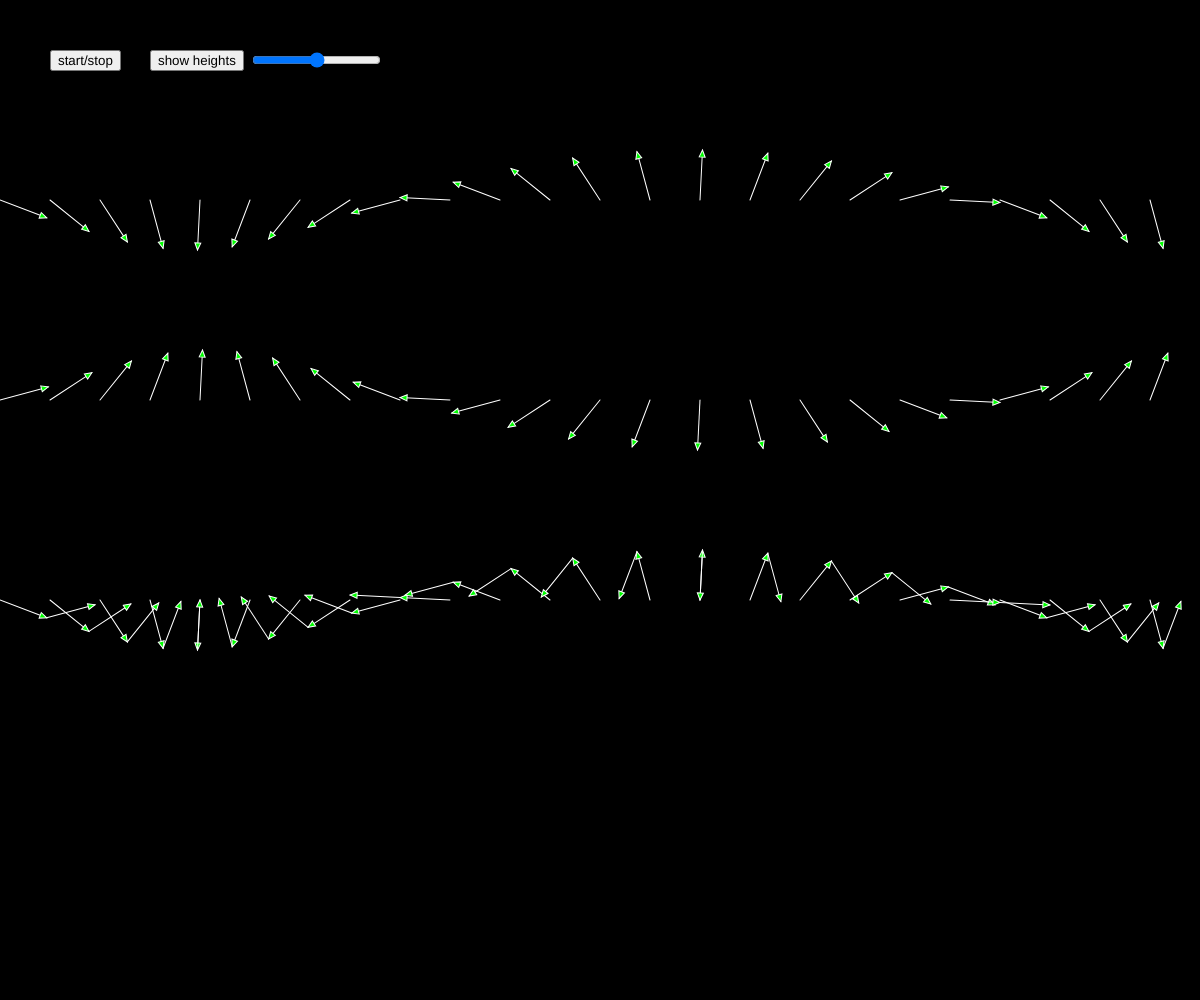
Frame 1 (no input)
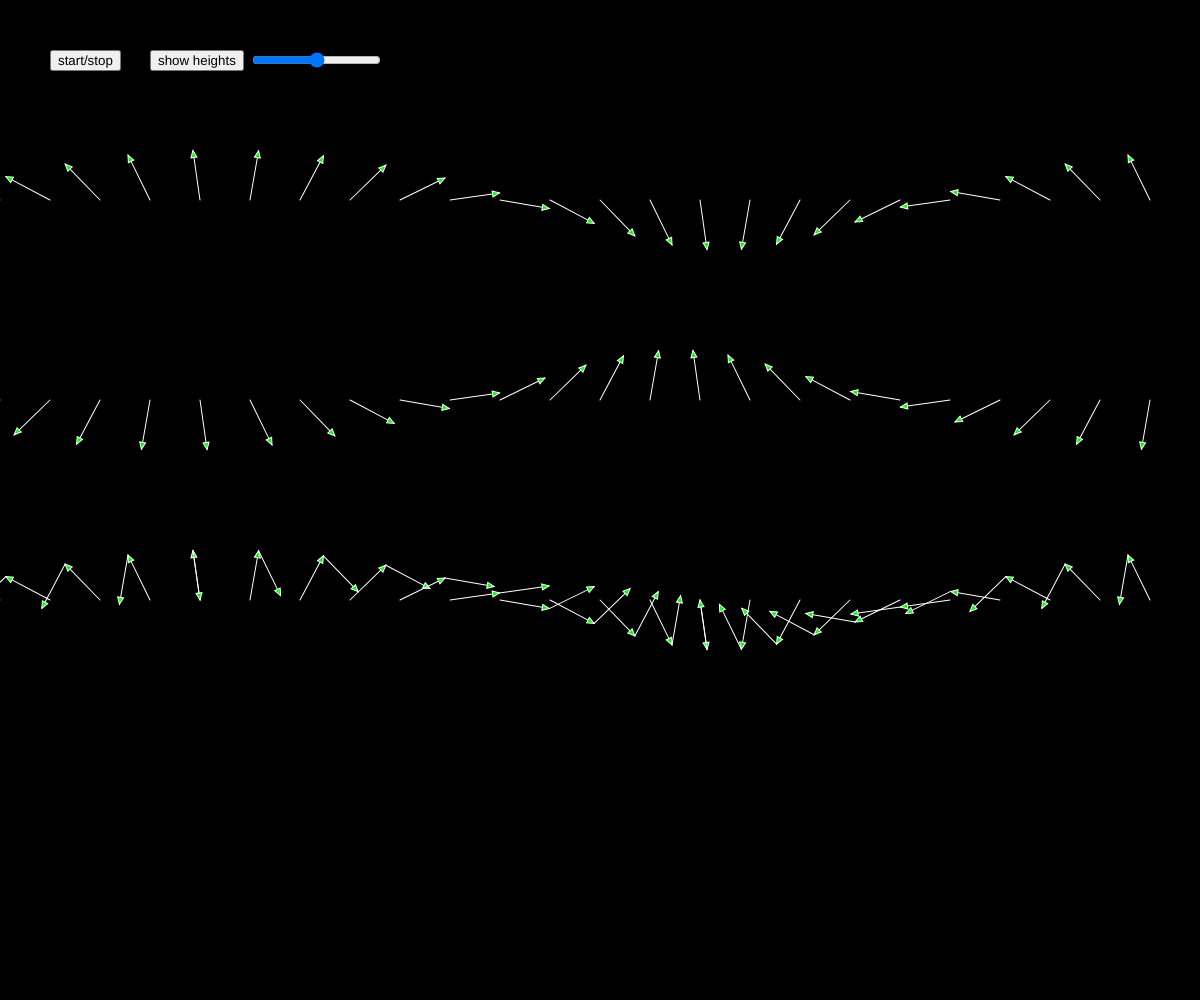
Frame 60 (no input)
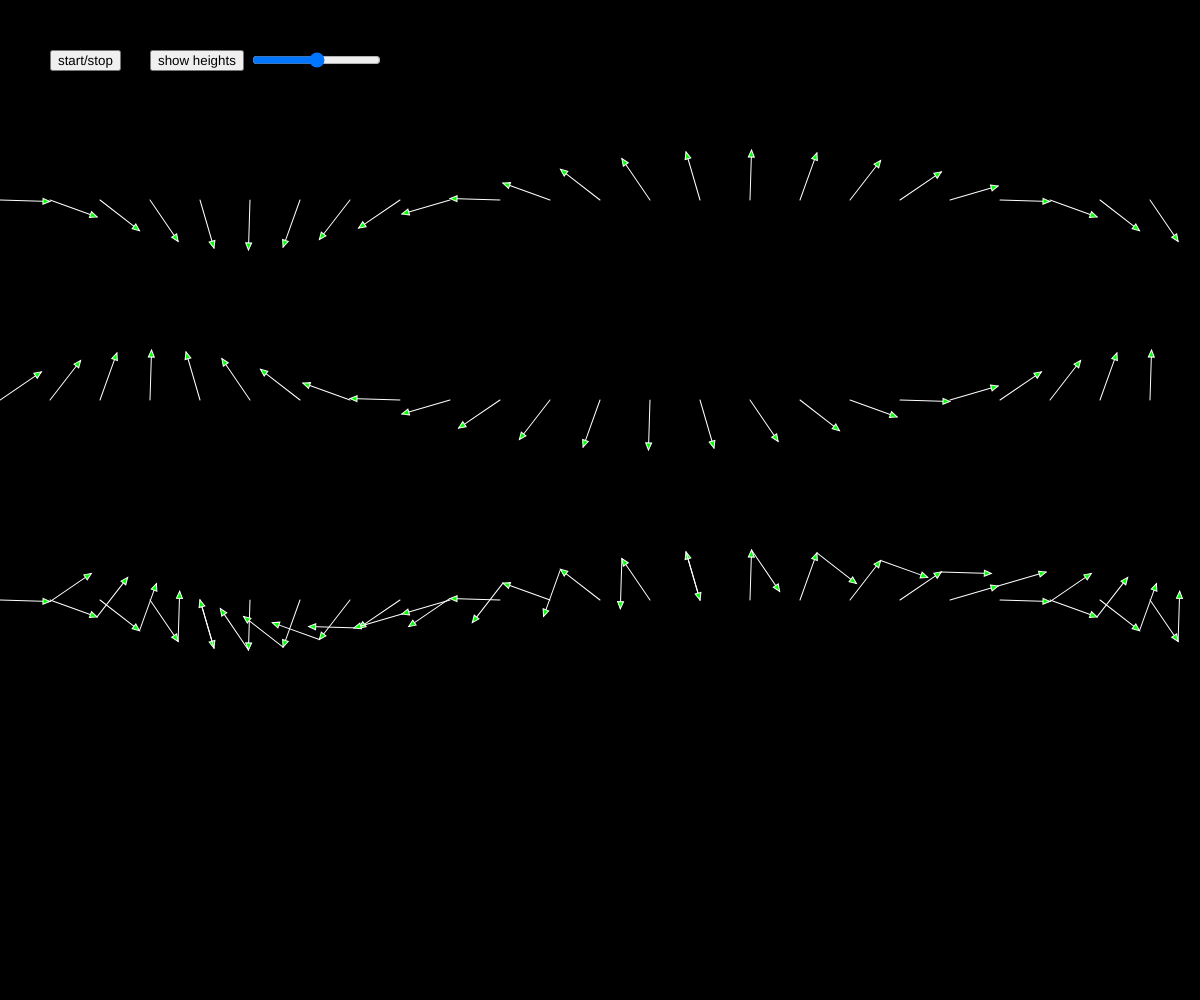
Frame 120 (the mouse pressed at the canvas centre since frame 60)

The p5.js sketch that drew these frames (run headless with seeded random() and noise() and a simulated clock; from frame 60 on, the mouse is pressed at the canvas centre):

// p5.js sketch
// ── sketch.js
let slider;
let button;
let update = true;
let R = 50;
let rArrows = [];
let lArrows = [];
let alpha;
let showheights = false;
let w;
let alphag = 0;

function setup() {
  createCanvas(windowWidth, windowHeight);
  slider = createSlider(0, 0.1, 0.05, 0.001);
  slider.position(250, 50);
  button = createButton('start/stop');
  button.position(50, 50);
  button.mousePressed(onoff);
  button2 = createButton('show heights');
  button2.position(150, 50);
  button2.mousePressed(showHeights);
  let alpha = 0;
  for (let x = 0; x < width; x += 50) {
    alpha += PI / 10;
    rArrows.push(new Arrow(x, 200, alpha));
    lArrows.push(new Arrow(x, 400, -alpha));
    // arrows.push(new Arrow(x, 600, alpha));
    // arrows.push(new Arrow(x + R*cos(alpha),600+R*sin(alpha),-alpha));
  }

}

function showHeights() {
  showheights = !showheights;
}

function onoff() {
  update = !update;
}

function draw() {
  if (width != windowWidth || height != windowHeight) {
    setup();
  }
  background(0);
  w = slider.value();
  if (update) {
    alphag += w;
  }
  for (let k = 0; k < rArrows.length; k++) {
    rArrows[k].show();
    lArrows[k].show();
  }
  translate(0, 400);
  for (let k = 0; k < rArrows.length; k++) {
    showh = showheights;
    showheights = false;
    rArrows[k].show();
    push();
    let phi = rArrows[k].alpha + alphag;
    translate(R * cos(phi), R * sin(phi) - 200);
    lArrows[k].show();
    pop();
    showheights = showh;
    if (showheights) {
      fill(255,0,0);
      let phi1 = rArrows[k].alpha + alphag;
      let phi2 = lArrows[k].alpha + alphag;
      let x=rArrows[k].tx;
      let y=rArrows[k].ty;
      circle(x,y+ R * sin(phi1) + R * sin(phi2),5);
      line(x,y+R*sin(phi1)+R*sin(phi2),x,y);
      line(x+R*cos(phi1)+R*cos(phi2),y+R*sin(phi1)+R*sin(phi2),x,y+R*sin(phi1)+R*sin(phi2));
    }
  }
}

class Arrow {
  constructor(tx, ty, alpha) {
    this.alpha = alpha;
    this.tx = tx;
    this.ty = ty;
  }

  show() {

    stroke(255);
    push();
    translate(this.tx, this.ty);
    fill(255, 0, 0);
    let alpha = this.alpha + alphag;
    if (showheights) {
      circle(0, R * sin(alpha), 5);
      line(0, R * sin(alpha), R * cos(alpha), R * sin(alpha));
      line(0, R * sin(alpha), 0, 0);
    }
    fill(0, 255, 0);
    rotate(alpha);
    line(0, 0, R, 0);
    translate(R, 0);
    beginShape();
    vertex(-7, -3);
    vertex(0, 0);
    vertex(-7, 3);
    endShape(CLOSE);
    pop();
  }
}
